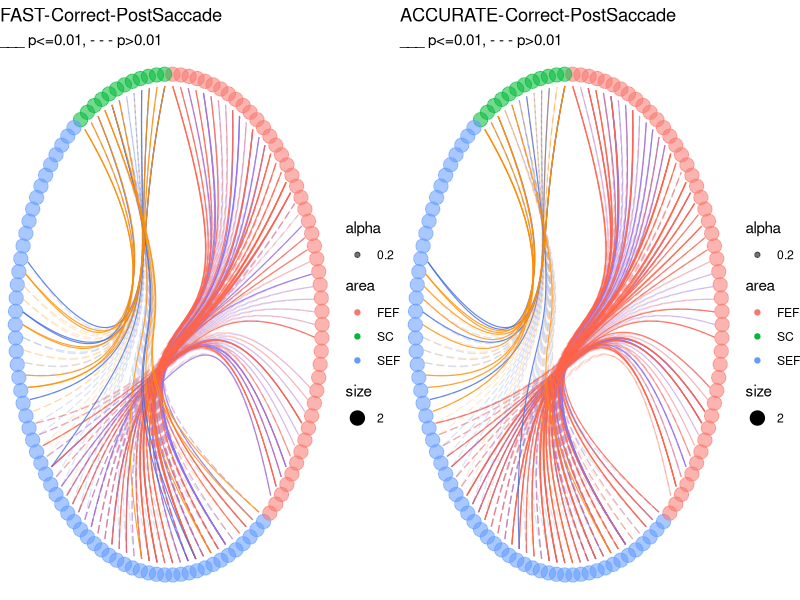

Generate this figure with R:
# Use hierarchical edge bundling plot for inter-areal connections use data
# output from: createPairRelationships.m --> search for "Hierarchical Edge
# Bundling plot in R"
# Use: read.csv('[thomas-jpsth/rcode]/spkCorrVals.csv')
# Use R scripts from examples to munge data and plot

# load_libraries---------------------------------------------------------------
# Libraries
library(tidyverse)
library(igraph)
library(ggraph)
library(gridExtra)

# anonymous_functions_for_plotting---------------------------------------------
# Functions need o be compiled before they can be used...:-)
# Pick the connections (pairs) to be lotted so we can fine the nodeIds and do the plot 
fx_filter <- function(df,filt) 
  df %>% filter( satCondition == filt.satCond & outcome == filt.outcome & epoch == filt.epoch )

fx_plotIt<- function(df,filt,plt_base)
{
  # warm color
  plusColorSefSc<-"darkorange"
  plusColorSefFef<-"tomato"
  # cool color
  minusColorSefSc<-"royalblue"
  minusColorSefFef<-"slateblue1"
  w<-0.4
  t<-0.8
  # SEF-FEF Plus Rho signf 
  temp<-df[df$X_area == "SEF" & df$Y_area == "FEF" & df$rhoRaw_150ms >= 0 & df$pvalRaw_150ms <= 0.01,]
  plt_plusFefSig<-geom_conn_bundle(data = get_con(from = match( temp$X_unitNum, vertices$name), to = match( temp$Y_unitNum, vertices$name)),
                                   colour=plusColorSefFef, alpha=0.8, width=w, tension=t, linetype="solid")
  # SEF-FEF Plus Rho non-signif
  temp<-df[df$X_area == "SEF" & df$Y_area == "FEF" & df$rhoRaw_150ms >= 0 & df$pvalRaw_150ms > 0.01,]
  plt_plusFefNotSig<-geom_conn_bundle(data = get_con(from = match( temp$X_unitNum, vertices$name), to = match( temp$Y_unitNum, vertices$name)),
                                      colour=plusColorSefFef, alpha=0.2, width=w, tension=t, linetype="longdash")
  # SEF-FEF Minus Rho signf and non-signif
  temp<-df[df$X_area == "SEF" & df$Y_area == "FEF" & df$rhoRaw_150ms < 0 & df$pvalRaw_150ms <= 0.01,]
  plt_minusFefSig<-geom_conn_bundle(data = get_con(from = match( temp$X_unitNum, vertices$name), to = match( temp$Y_unitNum, vertices$name)),
                                    colour=minusColorSefFef, alpha=0.8, width=w, tension=t, linetype="solid")
  temp<-df[df$X_area == "SEF" & df$Y_area == "FEF" & df$rhoRaw_150ms < 0 & df$pvalRaw_150ms > 0.01,]
  plt_minusFefNotSig<-geom_conn_bundle(data = get_con(from = match( temp$X_unitNum, vertices$name), to = match( temp$Y_unitNum, vertices$name)),
                                       colour=minusColorSefFef, alpha=0.2, width=w, tension=t, linetype="longdash")
  # SEF-SC Plus Rho signf and non-signif
  temp<-df[df$X_area == "SEF" & df$Y_area == "SC" & df$rhoRaw_150ms >= 0 & df$pvalRaw_150ms <= 0.01,]
  plt_plusScSig<-geom_conn_bundle(data = get_con(from = match( temp$X_unitNum, vertices$name), to = match( temp$Y_unitNum, vertices$name)),
                                  colour=plusColorSefSc, alpha=0.8, width=w, tension=t, linetype="solid")
  temp<-df[df$X_area == "SEF" & df$Y_area == "SC" & df$rhoRaw_150ms >= 0 & df$pvalRaw_150ms > 0.01,]
  plt_plusScNotSig<-geom_conn_bundle(data = get_con(from = match( temp$X_unitNum, vertices$name), to = match( temp$Y_unitNum, vertices$name)),
                                     colour=plusColorSefSc, alpha=0.2, width=w, tension=t, linetype="longdash")
  # SEF-SC Minus Rho signf and non-signif
  temp<-df[df$X_area == "SEF" & df$Y_area == "SC" & df$rhoRaw_150ms < 0 & df$pvalRaw_150ms <= 0.01,]
  plt_minusScSig<-geom_conn_bundle(data = get_con(from = match( temp$X_unitNum, vertices$name), to = match( temp$Y_unitNum, vertices$name)),
                                   colour=minusColorSefSc, alpha=0.8, width=w, tension=t, linetype="solid")
  temp<-df[df$X_area == "SEF" & df$Y_area == "SC" & df$rhoRaw_150ms < 0 & df$pvalRaw_150ms > 0.01,]
  plt_minusScNotSig<-geom_conn_bundle(data = get_con(from = match( temp$X_unitNum, vertices$name), to = match( temp$Y_unitNum, vertices$name)),
                                      colour=minusColorSefSc, alpha=0.2, width=w, tension=t, linetype="longdash")
  # return the plot or plot it if return val is not asked
  titleStr<-paste(toupper(filt.satCond),"-",filt.outcome,"-",filt.epoch,sep="")
  
  plt_base + plt_minusFefNotSig + plt_minusFefSig + plt_plusFefNotSig + plt_plusFefSig +
    plt_minusScNotSig + plt_minusScSig + plt_plusScNotSig + plt_plusScSig +
    ggtitle(titleStr,"___ p<=0.01, - - - p>0.01")
  
}


# Do_For_AllSpkCorrs-----------------------------------------------------------

spkCorr<-read.csv('spkCorrVals.csv')

# > colnames(spkCorr)
# [1] "Pair_UID"        "X_unitNum"       "Y_unitNum"       "X_area"          "Y_area"          "XY_Dist"        
# [7] "condition"       "alignedName"     "rhoRaw_50ms"     "pvalRaw_50ms"    "rhoRaw_150ms"    "pvalRaw_150ms"  
# [13] "rhoRaw_200ms"    "pvalRaw_200ms"   "monkey"          "sessNum"         "sess"            "outcome"        
# [19] "satCondition"    "epoch"           "sameAreaPair"    "sameChannelPair" "pairCount"       "signifPlusRho"  
# [25] "signifMinusRho"  "nonSignifRho"   
# > 
# convert unitNums, sessNum to character type
cols.num <- c("X_unitNum","Y_unitNum","sessNum")
spkCorr[cols.num] <- sapply(spkCorr[cols.num],as.character)
spkCorr$signifPlusMinus <- spkCorr$signifPlusRho + spkCorr$signifMinusRho

# Brain areas
d1 <- data.frame(from="origin", to=c("SEF","FEF","SC"))
xUnits <- unique(spkCorr[,c("X_area","X_unitNum")])
colnames(xUnits)<-c("from","to")
yUnits <- unique(spkCorr[,c("Y_area","Y_unitNum")])
colnames(yUnits)<-c("from","to")
d2 <- unique(rbind(xUnits,yUnits))
edges <- rbind(d1,d2)
# create a vertices data.frame. One line per object of our edges, giving features of nodes.
vertices <- data.frame(name = unique(c(as.character(edges$from), as.character(edges$to)) ) )
# Let's add a column with the group of each name. It will be useful later to color points
vertices$area  <-  edges$from[ match( vertices$name, edges$to ) ]

# Create a graph object with the igraph library
mygraph <- graph_from_data_frame( edges, vertices=vertices )
# This is a network object, you visualize it as a network like shown in the network section!
plt<-ggraph(mygraph, layout = 'dendrogram', circular = TRUE) + 
  geom_node_point(aes(filter = leaf, x = x*1.05, y=y*1.05, colour=area, alpha=0.2, size=2 )) +
  theme_void()
# plot Fast
filt.satCond<-"Fast"
filt.outcome<-"Correct"
filt.epoch<-"PostSaccade"
filt.sess<-"All"
p1<-fx_plotIt(fx_filter(spkCorr,filt),filt,plt)
# plot Accurate
filt.satCond<-"Accurate"
p2<-fx_plotIt(fx_filter(spkCorr,filt),filt,plt)

grid.arrange(p1,p2,nrow=1)


# DO_Per_Session---------------------------------------------------------------

monkySessNum<-unique(spkCorr[,c("monkey","sessNum")])
loop.count <- c(1:dim(monkySessNum)[1])
plt_list <- list()
for (s in loop.count)
{
  monk <- monkySessNum$monkey[s]
  sessNum <- monkySessNum$sessNum[s]
  
  temp <- spkCorr[spkCorr$sessNum == sessNum & spkCorr$monkey == monk,]
  
 
#p
}


# Linetypes:
#lt=c("blank", "solid", "dashed", "dotted", "dotdash", "longdash", "twodash", "1F", "F1", "4C88C488", "12345678")
